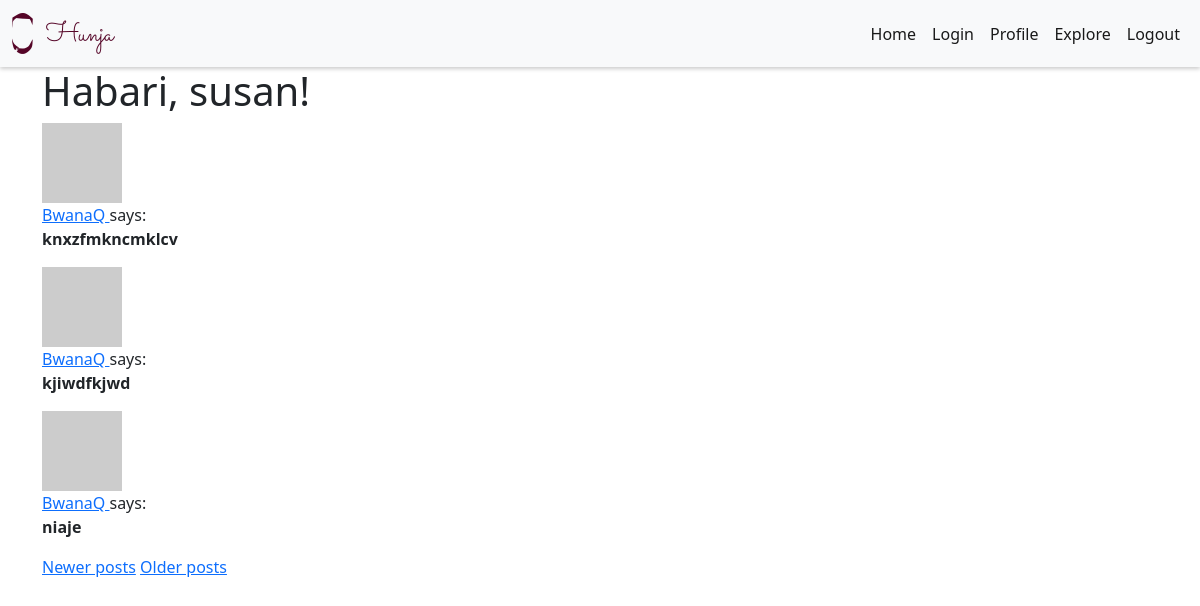
Screenshot of /explore?page=2 (signed in) with the database file from the repository.
### app/models.py (models this page shows, shortened)
class User(UserMixin, db.Model):
    id = db.Column(db.Integer, primary_key=True)
    username = db.Column(db.String(64), index=True, unique=True)
    email = db.Column(db.String(120), index=True, unique=True)
    password_hash = db.Column(db.String(128))
    posts = db.relationship('Post', backref='author', lazy='dynamic')
    about_me = db.Column(db.String(140))
    last_seen = db.Column(db.DateTime, default=datetime.utcnow)
    followed = db.relationship(
        'User', secondary=followers,
        primaryjoin=(followers.c.follower_id == id),
        secondaryjoin=(followers.c.followed_id == id),
        backref=db.backref('followers', lazy='dynamic'), lazy='dynamic')
    def avatar(self, size):
        digest = md5(self.email.lower().encode('utf-8')).hexdigest()
        return 'https://www.gravatar.com/avatar/{}?d=identicon&s={}'.format(
            digest, size)

class Post(db.Model):
    id = db.Column(db.Integer, primary_key=True)
    body = db.Column(db.String(140))
    timestamp = db.Column(db.DateTime, index=True, default=datetime.utcnow)
    user_id = db.Column(db.Integer, db.ForeignKey('user.id'))

### app/routes.py (the view)
@app.route('/explore')
@login_required
def explore():
    page = request.args.get('page', 1, type=int)
    posts = Post.query.order_by(Post.timestamp.desc()).paginate(
        page, app.config['POSTS_PER_PAGE'], False)
    next_url = url_for('explore', page=posts.next_num) \
        if posts.has_next else None
    prev_url = url_for('explore', page=posts.prev_num) \
        if posts.has_prev else None
    return render_template("index.html", title='Explore', posts=posts.items,
                           next_url=next_url, prev_url=prev_url)

### app/models.py (called while the page is built)
@login.user_loader
def load_user(id):
    return User.query.get(int(id))

### app/routes.py (called while the page is built)
@app.before_request
def before_request():
    if current_user.is_authenticated:
        current_user.last_seen = datetime.utcnow()
        db.session.commit()

### app/templates/index.html (shortened to what this page needs)
{% extends 'base.html' %} {%block content%}
<h1>Habari, {{ current_user.username }}!</h1>
 {% for post in posts %} {% include "_posts.html" %} {% endfor %} {%
if prev_url %}
<a href="{{ prev_url }}">Newer posts</a>
{% endif %} {% if next_url %}
<a href="{{ next_url }}">Older posts</a>
{% endif %} {%endblock content%}

### app/templates/_posts.html
<div>
  <div>
    <img src="{{ post.author.avatar(36) }}" />
  </div>
  <p>
    <a href="{{ url_for('user', username=post.author.username) }}">
      {{ post.author.username }}
    </a>
    says:
    <br />
    <b> {{ post.body }} </b>
  </p>
</div>

### rows the page displays
User: username "susan"
Post: author.username "BwanaQ", body "knxzfmkncmklcv"
Post: author.username "BwanaQ", body "kjiwdfkjwd"
Post: author.username "BwanaQ", body "niaje"
